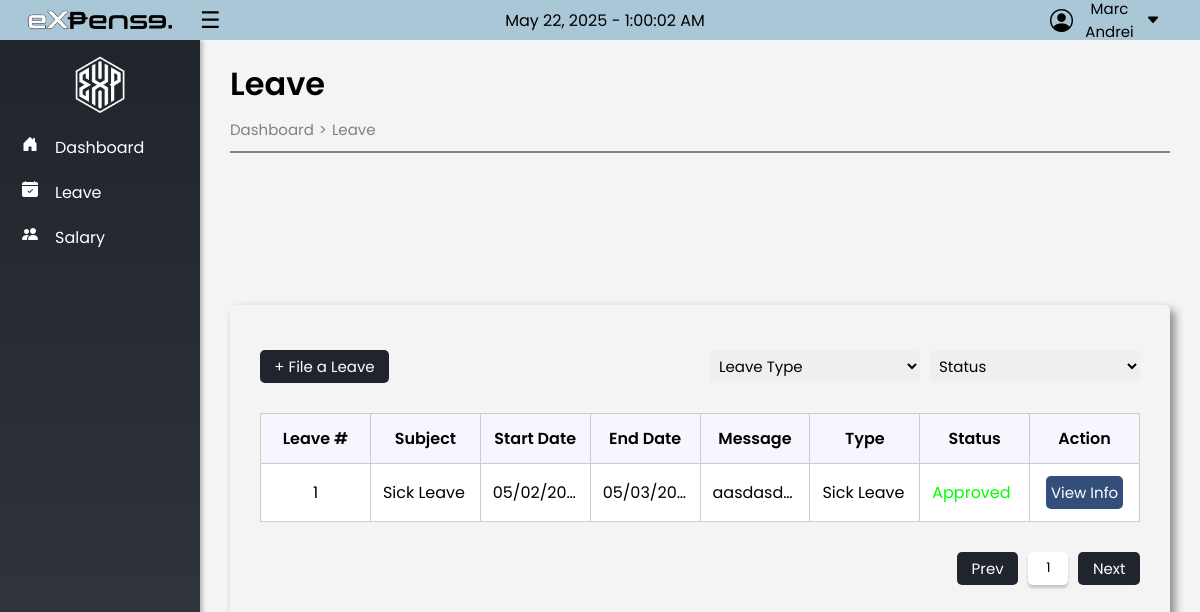
/payroll/employee/leave.php (signed in), run on the app's committed database.
### tables this page shows
CREATE TABLE `tbl_emp_acc` (
  `emp_id` int(100) NOT NULL,
  `lastname` varchar(100) NOT NULL,
  `firstname` varchar(100) NOT NULL,
  `middlename` varchar(100) DEFAULT NULL,
  `email` varchar(100) NOT NULL,
  `password` varchar(55) NOT NULL,
  `address` varchar(100) DEFAULT NULL,
  `phone_no` bigint(100) DEFAULT NULL,
  `gender` varchar(100) DEFAULT NULL,
  `status` varchar(50) NOT NULL,
  `otp` int(11) DEFAULT NULL
);

CREATE TABLE `tbl_leave` (
  `emp_id` int(100) NOT NULL,
  `leave_id` int(100) NOT NULL,
  `subject` varchar(100) NOT NULL,
  `date_applied` date NOT NULL,
  `start_date` date NOT NULL,
  `end_date` date NOT NULL,
  `leave_type` varchar(100) NOT NULL,
  `message` text NOT NULL,
  `status` varchar(100) DEFAULT NULL,
  `rejection_reason` text NOT NULL,
  `remaining_leave` int(100) NOT NULL,
  `no_of_leave` int(11) DEFAULT NULL,
  `total_leaves` int(11) DEFAULT NULL
);

### payroll/employee/database/session.php (called while the page is built, shortened)
<?php
if (isset($_SESSION['email']) && isset($_SESSION['account_id'])) {
    $account = $_SESSION['email'];
    $stmt = $conn->prepare("SELECT * FROM tbl_emp_acc WHERE email = ?");
    $stmt->bind_param("s", $account);
    $stmt->execute();
    $user_result = $stmt->get_result();
    if ($user_result->num_rows > 0) {
        $row = $user_result->fetch_assoc();
        if ($row['status'] == "active") {
            $user = $row;
        } else {
            $_SESSION['email'] = $account;
            $_SESSION['alert'] = 'inactive';
            sleep(2);
            header('Location: inactive.php');
            exit();
        }
    }
} else {
    session_destroy();
    header('Location: ../index.php');
    exit();
}
?>

### payroll/employee/leave.php (the view, shortened to what this page needs)
<?php
include '../assets/databse/connection.php';
include './database/session.php';
$employee_id = $_SESSION['emp_id'];
$sql = "SELECT subject, start_date, end_date, message, leave_type, status
        FROM tbl_leave
        WHERE emp_id = ?
        ORDER BY date_applied ASC";
$stmt = $conn->prepare($sql);
$stmt->bind_param("i", $employee_id);
$stmt->execute();
$result = $stmt->get_result();
?>
<!DOCTYPE html>
<html lang="en">
<head>
    <link rel="stylesheet" href="./css/main.css">
    <link rel="stylesheet" href="./css/leave.css">
</head>
<body>
    <?php include 'sidenav.php'; ?>
    <div class="container">
        <div id="mainContent" class="main">
            <div class="head-title">
                <h1>Leave</h1>
                <div class="breadcrumb">
                    <h5><a href="./dashboard.php">Dashboard </a></h5>
                    <span> > </span>
                    <h5><a href="./leave.php">Leave </a></h5>
                </div>
                <hr>
            </div>
            <div class="main-content">
                <div class="sub-content">
                        <div id="maindiv">
                            <div class="grid-item">
                                <button class="button" onclick="alter()" style="width: 30%;">+ File a Leave</button>
                            </div>
                            <div class="grid-item">
                                <select name="leavefilter" id="leavefilter" class="textbox">
                                        <option value="">Leave Type</option>
                                </select>
                                <select name="statusfilter" id="statusfilter" class="textbox">
                                        <option value="">Status</option>
                                </select>
                            </div>
                            <div class="grid-item">
                                <table id="leaveTable">
                                    <tr>
                                        <th>Leave #</th>
                                        <th>Subject</th>
                                        <th>Start Date</th>
                                        <th>End Date</th>
                                        <th>Message</th>
                                        <th>Type</th>
                                        <th>Status</th>
                                        <th>Action</th>
                                    </tr>
                                    <?php
                                    $leaveCount = 1;
                                    if ($result->num_rows > 0) {
                                        while ($row = $result->fetch_assoc()) {
                                            $statusColor = match (strtolower($row['status'])) {
                                                'approved' => 'rgb(0, 255, 0)',
                                                'rejected' => 'rgb(255, 0, 0)',
                                                default => 'rgb(97, 97, 97)'
                                            };
                                            echo "<tr>
                                                    <td style='text-align: center;'>{$leaveCount}</td>
                                                    <td>{$row['subject']}</td>
                                                    <td>" . date("m/d/Y", strtotime($row['start_date'])) . "</td>
                                                    <td>" . date("m/d/Y", strtotime($row['end_date'])) . "</td>
                                                    <td>" . htmlspecialchars($row['message']) . "</td>
                                                    <td>{$row['leave_type']}</td>
                                                    <td style='color: $statusColor'>{$row['status']}</td>
                                                    <td style='text-align: center;'>
                                                        <button class='view'
                                                            data-subject='{$row['subject']}'
                                                            data-status='{$row['status']}'
                                                            data-start='" . date("d/m/Y", strtotime($row['start_date'])) . "'
                                                            data-end='" . date("d/m/Y", strtotime($row['end_date'])) . "'
                                                            data-type='{$row['leave_type']}'
                                                            data-message=\"" . htmlspecialchars($row['message'], ENT_QUOTES) . "\">View Info</button>
                                                    </td>
                                                </tr>";
                                            $leaveCount++;
                                        }
                                    } else {
                                        echo "<tr><td colspan='8' style='text-align:center;'>No data was found.</td></tr>";
                                    }
                                    ?>
                                </table>
                            </div>
                            <div class="grid-item">
                                <Button id="prevBtn" class="button" style="width: 7%;">Prev</Button>
                                <span id="paginationNumbers" class="pagination"></span>
                                <button id="nextBtn" class="button" style="width: 7%;">Next</button>
                            </div>
                        </div>
                    </div>
                </div>
            </div>
        </div>
</body>
</html>

### payroll/employee/sidenav.php (shortened to what this page needs)
<!DOCTYPE html>
<html lang="en">
<head>
    <link rel="stylesheet" href="https://cdn.jsdelivr.net/npm/bootstrap-icons@1.3.0/font/bootstrap-icons.css">
    <link rel="stylesheet" href="./css/main.css">
</head>
<body>
    <div class="sidenav" id="sidenav">
        <div class="header">
            <a href="dashboard.php" class="title-tags"><span class="comp-name"><img src="../assets/title.png" class="title-name" alt="ExPense"></span></a>
            <div class="toggle-btn" onclick="toggleNav()"><span class="menu-icon">☰</span></div>
            <span class="current-date-time">
                <span id="current-date"></span> - <span id="current-time"></span>
            </span>
            <div class="profile" onclick="toggleDropdown()">
                <i class="bi bi-person-circle profile-icon"></i> <span class="user-name"><?php echo $user['firstname']; ?></span><i class="bi bi-caret-down-fill profile-arrow"></i>
            </div>
        </div>
        <div class="logodetails">
            <a href="dashboard.php" class="logo">
                <img src="../assets/logowhite-.png" alt="logo">
            </a>
        </div>
        <ul class="nav-links">
            <li>
                <a href="./dashboard.php">
                    <i class="bi bi-house-door-fill"></i>
                    <span class="link-name">Dashboard</span>
                </a>
            </li>
            <li>
                <a href="./leave.php">
                    <i class="bi bi-calendar-check-fill"></i>
                    <span class="link-name">Leave</span>
                </a>
            </li>
            <li>
                <a href="./salary.php">
                    <i class="bi bi-people-fill"></i>
                    <span class="link-name">Salary</span>
                </a>
            </li>
        </ul>
    </div>
</body>
</html>

### payroll/employee/css/main.css (style rules this page uses)
* { font-family: 'Poppins', sans-serif; }
body { margin: 0; height: 100%; }
.main { flex-grow: 1; padding: 20px; background-color: #f4f4f4; margin-left: 200px; transition: margin-left 0.3s; margin-top: 30px; }
.container { display: flex; min-height: 100vh; flex-direction: column; justify-content: flex-start; overflow-y: auto; }
.main-content { display: flex; justify-content: center; align-items: center; flex-direction: column; min-height: 76vh; margin-top: -20px; }
.sub-content { width: 100%; }
h1 { margin: 10px 0px 10px 0px; font-weight: 520; }
.head-title { margin: 10px; }
#maindiv, #alter { display: grid; grid-template-rows: auto; grid-template-columns: 1fr 1fr; margin: 50px 10px 10px 10px; padding: 40px 20px; border-radius: 5px; box-shadow: 5px 5px 10px #888888; }
h1 { margin: 10px 0px 10px 0px; }
.breadcrumb { display: flex; align-items: center; gap: 5px; }
.breadcrumb h5, .breadcrumb span { margin: 0; font-size: 15px; font-weight: 400; }
.breadcrumb span { color: gray; }
.breadcrumb a { text-decoration: none; color: gray; }
hr { border: 0.5px, solid gray; margin: 10px 0px 10px 0px; ; }
#mainContent, .toggle-btn { transition: margin-left 0.3s ease; }
#mainContent { margin-left: 200px; }
* { font-family: 'Poppins', sans-serif; padding: 0; }
.logo { display: flex; justify-content: center; align-items: center; height: 90px; font-size: 20px; }
img { height: 60px; }
.sidenav { background-color: #20242C; color: white; width: 200px; min-width: 60px; transition: width 0.3s; box-shadow: 2px 0 5px rgba(0, 0, 0, 0.3); background: linear-gradient(180deg, #20242C, #343A40); position: fixed; top: 40px; bottom: 0; left: 0; font-size: 16px; }
.sidenav img { transition: all 0.2s ease; }
.sidenav .nav-links { height: 100%; overflow: auto; margin-top: -8px; }
.sidenav .nav-links { overflow: visible; }
.sidenav .nav-links li { position: relative; list-style: none; transition: all 0.2s ease; }
.sidenav .nav-links li i { height: 40px; min-width: 50px; text-align: center; line-height: 35px; color: #fff; transition: all 0.2s ease; }
.sidenav .nav-links li a { text-decoration: none; margin: 5px; }
.link-name { font-size: 15px; font-weight: 400; color: #fff; }
li a { display: flex; align-items: center; }
li a i { font-size: 1em; }
li a span.link-name { font-size: 1em; transition: all 0.2s ease; }
.header { background-color: #AAC7D8; color: black; padding: 10px 5px; text-align: center; font-size: 24px; position: fixed; top: 0; width: 100%; z-index: 1000; display: flex; justify-content: space-between; align-items: center; height: 20px; }
.current-date-time { font-size: 16px; position: absolute; left: 50%; transform: translateX(-50%); text-align: center; }
.header .toggle-btn { color: black; cursor: pointer; font-size: 18px; position: absolute; left: 200px; }
.toggle-btn { display: flex; justify-content: center; align-items: center; cursor: pointer; }
.profile-arrow { font-size: 14px !important; transition: transform 0.2s ease; }
.menu-icon { font-size: 23px; transition: all 0.2s ease; }
.comp-name { margin-left: 22px; color: black; text-decoration: none; font-weight: 500; transition: font-size 0.3s ease, margin-left 0.3s ease; text-align: center; display: inline-block; display: inline-flex; justify-content: center; align-items: center; }
.comp-name img { transition: height 0.3s ease, margin-left 0.3s ease; }
.title-tags { text-decoration: none; display: inline-flex; justify-content: center; align-items: center; }
.title-name { height: 20px; transition: all 0.2s ease; }
.profile { display: flex; align-items: center; justify-content: center; gap: 5px; font-size: 15px; position: absolute; right: 0; padding: 5px 10px; cursor: pointer; text-align: center; transition: background-color 0.3s, color 0.3s; position: relative; transform: translateX(-50%); max-width: 110px; height: 30px; margin-right: -30px; }
a { text-decoration: none; }
.profile i { font-size: 23px; line-height: 0.5; transition: transform 0.3s; }

### data on the page
tbl_emp_acc: firstname "Marc Andrei"
tbl_leave: subject "Sick Leave", start_date "05/02/20…", end_date "05/03/20…", message "aasdasd…", leave_type "Sick Leave", status "Approved"
